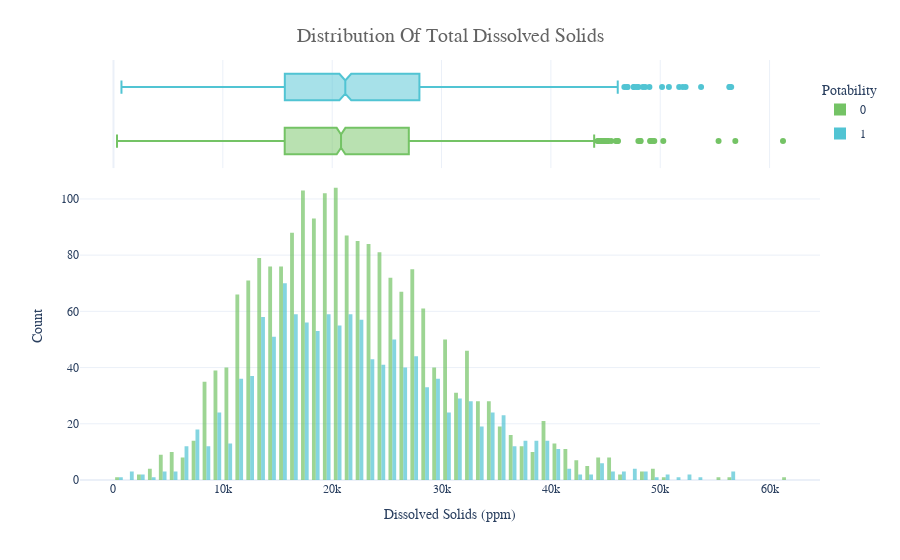

The notebook cell this image was saved under:
### Markdown cell above
##### For Solids:

### Code cell
fig = px.histogram(df,x='Solids',y=Counter(df['Solids']),color='Potability',template='plotly_white', 
 marginal='box',opacity=0.7,nbins=100,color_discrete_sequence=[colors_green[3],colors_blue[3]], 
 barmode='group',histfunc='count') 
fig.update_layout( 
 font_family='monospace', 
 title=dict(text='Distribution Of Total Dissolved Solids',x=0.5,y=0.95, 
 font=dict(color=colors_dark[2],size=20)), 
 xaxis_title_text='Dissolved Solids (ppm)', 
 yaxis_title_text='Count', 
 legend=dict(x=1,y=0.96,bordercolor=colors_dark[4],borderwidth=0,tracegroupgap=
5), 
 bargap=0.3, 
) 
fig.show()

### Figure 1 — Plotly figure (JSON) as saved in the notebook; plotly's stock layout.template omitted (floating-point values rounded to 4 significant figures; data arrays with more than 128 entries replaced by an {"elided": "..."} marker saying what was removed)
{"data": [{"alignmentgroup": "True", "bingroup": "x", "histfunc": "count", "hovertemplate": "Potability=0<br>Solids=%{x}<br>count=%{y}<extra></extra>", "legendgroup": "0", "marker": {"color": "#74C365", "opacity": 0.7, "pattern": {"shape": ""}}, "name": "0", "nbinsx": 100, "offsetgroup": "0", "orientation": "v", "showlegend": true, "type": "histogram", "x": {"elided": "1998 float values"}, "xaxis": "x", "y": {"elided": "1998 int values"}, "yaxis": "y"}, {"alignmentgroup": "True", "hovertemplate": "Potability=0<br>Solids=%{x}<extra></extra>", "legendgroup": "0", "marker": {"color": "#74C365"}, "name": "0", "notched": true, "offsetgroup": "0", "showlegend": false, "type": "box", "x": {"elided": "1998 float values"}, "xaxis": "x2", "yaxis": "y2"}, {"alignmentgroup": "True", "bingroup": "x", "histfunc": "count", "hovertemplate": "Potability=1<br>Solids=%{x}<br>count=%{y}<extra></extra>", "legendgroup": "1", "marker": {"color": "#51C4D3", "opacity": 0.7, "pattern": {"shape": ""}}, "name": "1", "nbinsx": 100, "offsetgroup": "1", "orientation": "v", "showlegend": true, "type": "histogram", "x": {"elided": "1278 float values"}, "xaxis": "x", "y": {"elided": "1278 int values"}, "yaxis": "y"}, {"alignmentgroup": "True", "hovertemplate": "Potability=1<br>Solids=%{x}<extra></extra>", "legendgroup": "1", "marker": {"color": "#51C4D3"}, "name": "1", "notched": true, "offsetgroup": "1", "showlegend": false, "type": "box", "x": {"elided": "1278 float values"}, "xaxis": "x2", "yaxis": "y2"}], "layout": {"bargap": 0.3, "barmode": "group", "font": {"family": "monospace"}, "legend": {"bordercolor": "#DADADA", "borderwidth": 0, "title": {"text": "Potability"}, "tracegroupgap": 5, "x": 1, "y": 0.96}, "margin": {"t": 60}, "title": {"font": {"color": "#636363", "size": 20}, "text": "Distribution Of Total Dissolved Solids", "x": 0.5, "y": 0.95}, "xaxis": {"anchor": "y", "domain": [0, 1], "title": {"text": "Dissolved Solids (ppm)"}}, "xaxis2": {"anchor": "y2", "domain": [0, 1], "matches": "x", "showgrid": true, "showticklabels": false}, "yaxis": {"anchor": "x", "domain": [0, 0.7326], "title": {"text": "Count"}}, "yaxis2": {"anchor": "x2", "domain": [0.7426, 1], "matches": "y2", "showgrid": false, "showline": false, "showticklabels": false, "ticks": ""}}}
